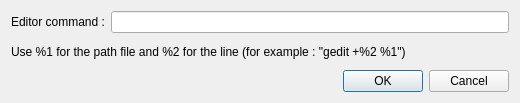
<?xml version="1.0" encoding="UTF-8"?>
<!-- Copyright (C) 2013 The CyanogenMod Project

     Licensed under the Apache License, Version 2.0 (the "License");
     you may not use this file except in compliance with the License.
     You may obtain a copy of the License at

          http://www.apache.org/licenses/LICENSE-2.0

     Unless required by applicable law or agreed to in writing, software
     distributed under the License is distributed on an "AS IS" BASIS,
     WITHOUT WARRANTIES OR CONDITIONS OF ANY KIND, either express or implied.
     See the License for the specific language governing permissions and
     limitations under the License.
-->
<ui version="4.0">
 <class>OptionWindow</class>
 <widget class="QDialog" name="OptionWindow">
  <property name="windowModality">
   <enum>Qt::ApplicationModal</enum>
  </property>
  <property name="geometry">
   <rect>
    <x>0</x>
    <y>0</y>
    <width>520</width>
    <height>103</height>
   </rect>
  </property>
  <property name="sizePolicy">
   <sizepolicy hsizetype="Preferred" vsizetype="Preferred">
    <horstretch>0</horstretch>
    <verstretch>0</verstretch>
   </sizepolicy>
  </property>
  <property name="windowTitle">
   <string>Options</string>
  </property>
  <layout class="QVBoxLayout" name="verticalLayout">
   <item>
    <layout class="QHBoxLayout" name="horizontalLayout_EditorCommand">
     <item>
      <widget class="QLabel" name="label_EditorCommand">
       <property name="text">
        <string>Editor command :</string>
       </property>
      </widget>
     </item>
     <item>
      <widget class="QLineEdit" name="lineEdit_EditorCommand"/>
     </item>
    </layout>
   </item>
   <item>
    <widget class="QLabel" name="label_Tips">
     <property name="text">
      <string>Use %1 for the path file and %2 for the line (for example : &quot;gedit +%2 %1&quot;)</string>
     </property>
    </widget>
   </item>
   <item>
    <widget class="QDialogButtonBox" name="buttonBox">
     <property name="orientation">
      <enum>Qt::Horizontal</enum>
     </property>
     <property name="standardButtons">
      <set>QDialogButtonBox::Cancel|QDialogButtonBox::Ok</set>
     </property>
    </widget>
   </item>
  </layout>
 </widget>
 <resources/>
 <connections>
  <connection>
   <sender>buttonBox</sender>
   <signal>accepted()</signal>
   <receiver>OptionWindow</receiver>
   <slot>accept()</slot>
   <hints>
    <hint type="sourcelabel">
     <x>248</x>
     <y>254</y>
    </hint>
    <hint type="destinationlabel">
     <x>157</x>
     <y>274</y>
    </hint>
   </hints>
  </connection>
  <connection>
   <sender>buttonBox</sender>
   <signal>rejected()</signal>
   <receiver>OptionWindow</receiver>
   <slot>reject()</slot>
   <hints>
    <hint type="sourcelabel">
     <x>316</x>
     <y>260</y>
    </hint>
    <hint type="destinationlabel">
     <x>286</x>
     <y>274</y>
    </hint>
   </hints>
  </connection>
 </connections>
</ui>
